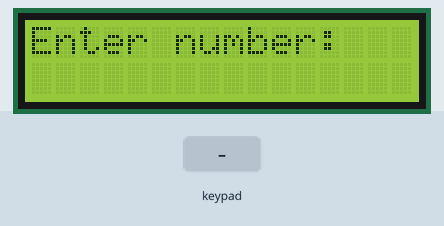
Bench run of a sketch on a simulated Arduino Uno, built with avr-gcc and run on an emulated ATmega328P. On the bench: 16×2 character LCD. The test bench sets the inputs (shaded band).

Above: at 3.2 s.
3.3 s: keypad keys 7 + 5 = pressed 0.4 s apart
At 5.6 s:
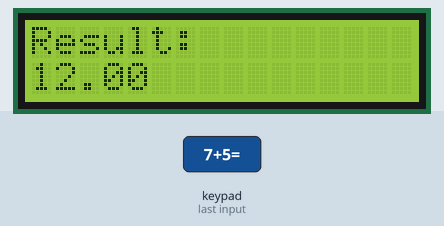
7.9 s: key '-' pressed
At 8.3 s:
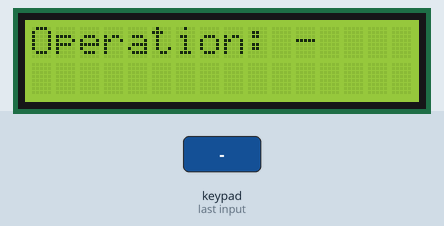
9.4 s: key '1' pressed
At 10.5 s:
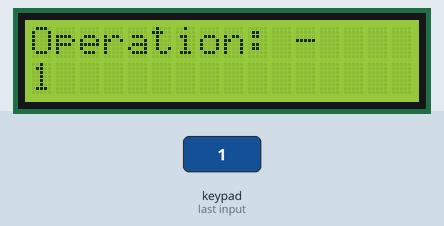
10.9 s: keypad keys 5 4 3 2 pressed 0.4 s apart
At 12.5 s:
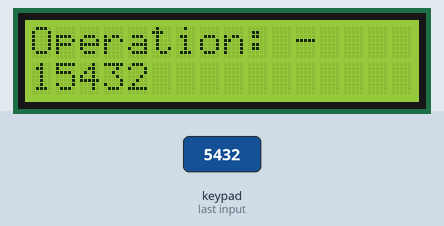
14.0 s: key 'C' pressed
At 15.2 s:
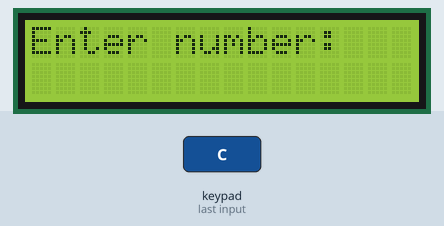
15.5 s: keypad keys 5 4 3 2 * pressed 0.4 s apart
At 17.7 s:
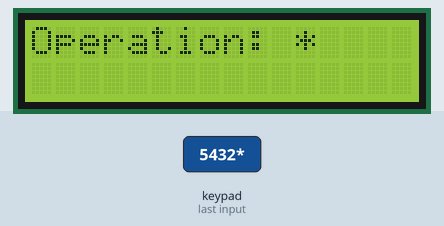
Timing chart, 0 to 19.2 s (numbered marks = the images above; inputs shaded):
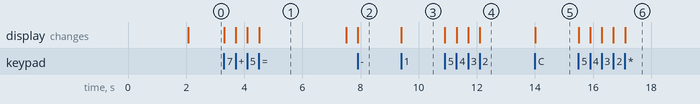

Measured:
- after the input at 3.3 s, the display: first changes at once (image 1 shows a later state)
- after the input at 7.9 s, the display: changes at once (image 2)
- after the input at 9.4 s, the display: changes at once (image 3)
- after the input at 10.9 s, the display: first changes at once (image 4 shows a later state)
- after the input at 14.0 s, the display: changes at once (image 5)
- after the input at 15.5 s, the display: first changes at once (image 6 shows a later state)
- what the display in image 1 shows lasts 3.0 s, from 4.5 s to 7.5 s

The sketch:

calculator.ino
```cpp
#include <LiquidCrystal.h>
#include <Keypad.h>

/* Display */
LiquidCrystal lcd(12, 11, 10, 9, 8, 7);

/* Keypad setup */
const byte KEYPAD_ROWS = 4;
const byte KEYPAD_COLS = 4;
byte rowPins[KEYPAD_ROWS] = {5, 4, 3, 2};
byte colPins[KEYPAD_COLS] = {A3, A2, A1, A0};
char keys[KEYPAD_ROWS][KEYPAD_COLS] = {
  {'1', '2', '3', '+'},
  {'4', '5', '6', '-'},
  {'7', '8', '9', '*'},
  {'C', '0', '=', '/'}
};

Keypad keypad = Keypad(makeKeymap(keys), rowPins, colPins, KEYPAD_ROWS, KEYPAD_COLS);

/* Variables for calculation */
String input = ""; // Input string to collect numbers and operators
float num1 = 0, num2 = 0; // Numbers for calculation
char operation = 0; // Current operation ('+', '-', '*', '/')
bool isSecondNum = false; // Flag to indicate second number entry

void setup() {
  // Initialize the LCD
  lcd.begin(16, 2);
  lcd.setCursor((16 - 10) / 2, 0);
  lcd.print("Calculator");
  delay(2000);
  lcd.clear();
  lcd.print("Enter number:");
}

void loop() {
  char key = keypad.getKey(); // Get key input from keypad

  if (key) {
    // Handle 'C' (Clear)
    if (key == 'C') {
      clearInput();
      return;
    }

    // Handle '=' (Compute)
    if (key == '=') {
      computeResult();
      return;
    }

    // Handle operators
    if (key == '+' || key == '-' || key == '*' || key == '/') {
      if (!isSecondNum) {
        operation = key;
        num1 = input.toFloat(); // Convert input to first number
        input = ""; // Reset input for the second number
        isSecondNum = true; // Switch to entering the second number
        lcd.clear(); // Clear LCD before displaying operator
        lcd.print("Operation: ");
        lcd.print(operation);
        return;
      }
    }

    // Handle numbers
    if (key >= '0' && key <= '9') {
      input += key; // Add key to input
      lcd.setCursor(0, 1);
      lcd.print(input);
    }
  }
}

void computeResult() {
  if (isSecondNum && operation) {
    num2 = input.toFloat(); // Convert input to second number
    float result = 0;

    // Perform the operation
    switch (operation) {
      case '+': result = num1 + num2; break;
      case '-': result = num1 - num2; break;
      case '*': result = num1 * num2; break;
      case '/':
        if (num2 != 0) {
          result = num1 / num2;
        } else {
          lcd.clear();
          lcd.print("Error: Div by 0");
          delay(2000);
          clearInput();
          return;
        }
        break;
    }

    // Display the result
    lcd.clear();
    lcd.print("Result:");
    lcd.setCursor(0, 1);
    lcd.print(result);
    delay(3000); // Show result for 3 seconds

    // Reset for next calculation
    clearInput();
  }
}

void clearInput() {
  input = "";
  num1 = 0;
  num2 = 0;
  operation = 0;
  isSecondNum = false;
  lcd.clear();
  lcd.print("Enter number:");
}
```
